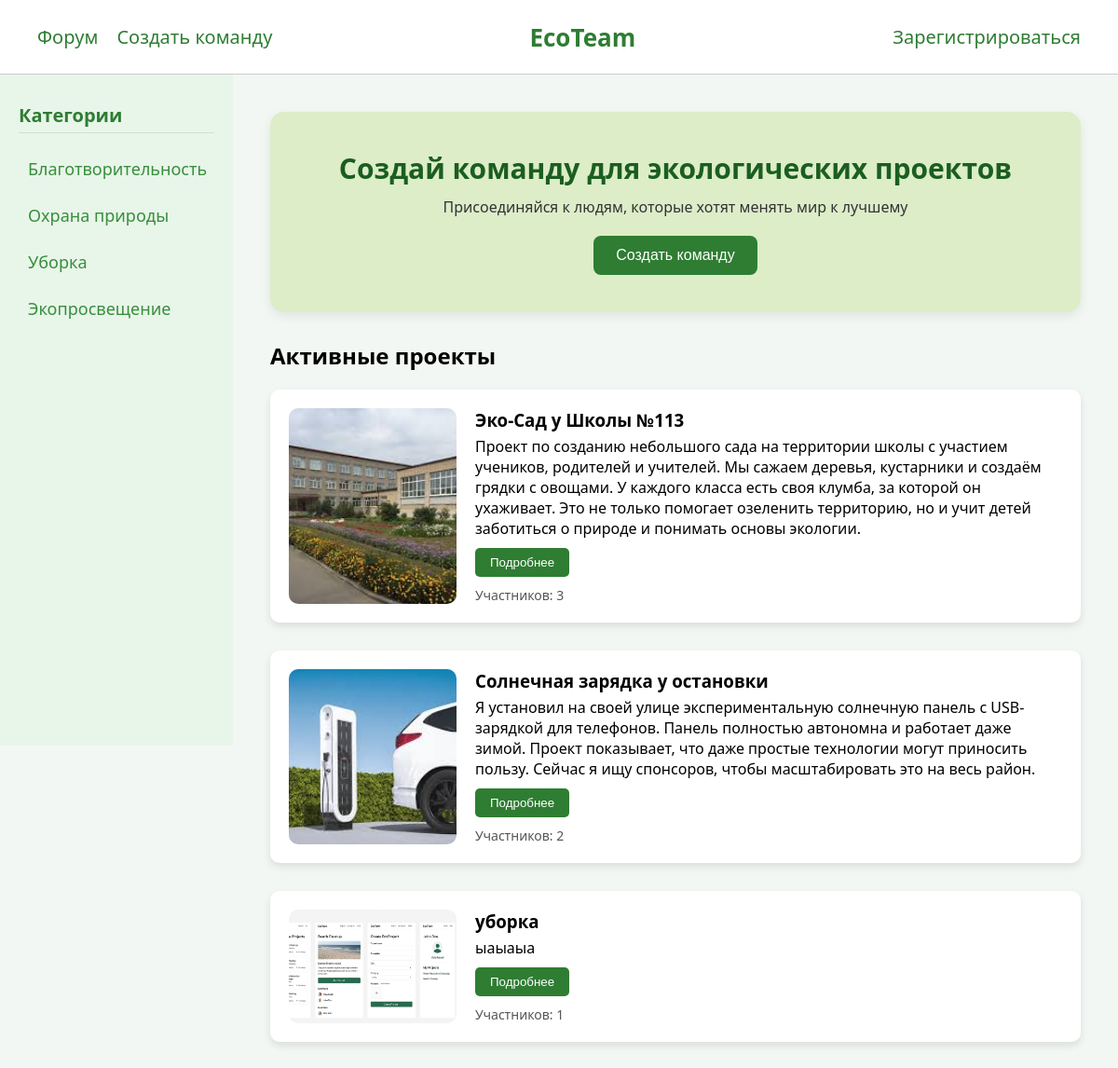
Before: / with the older database file.
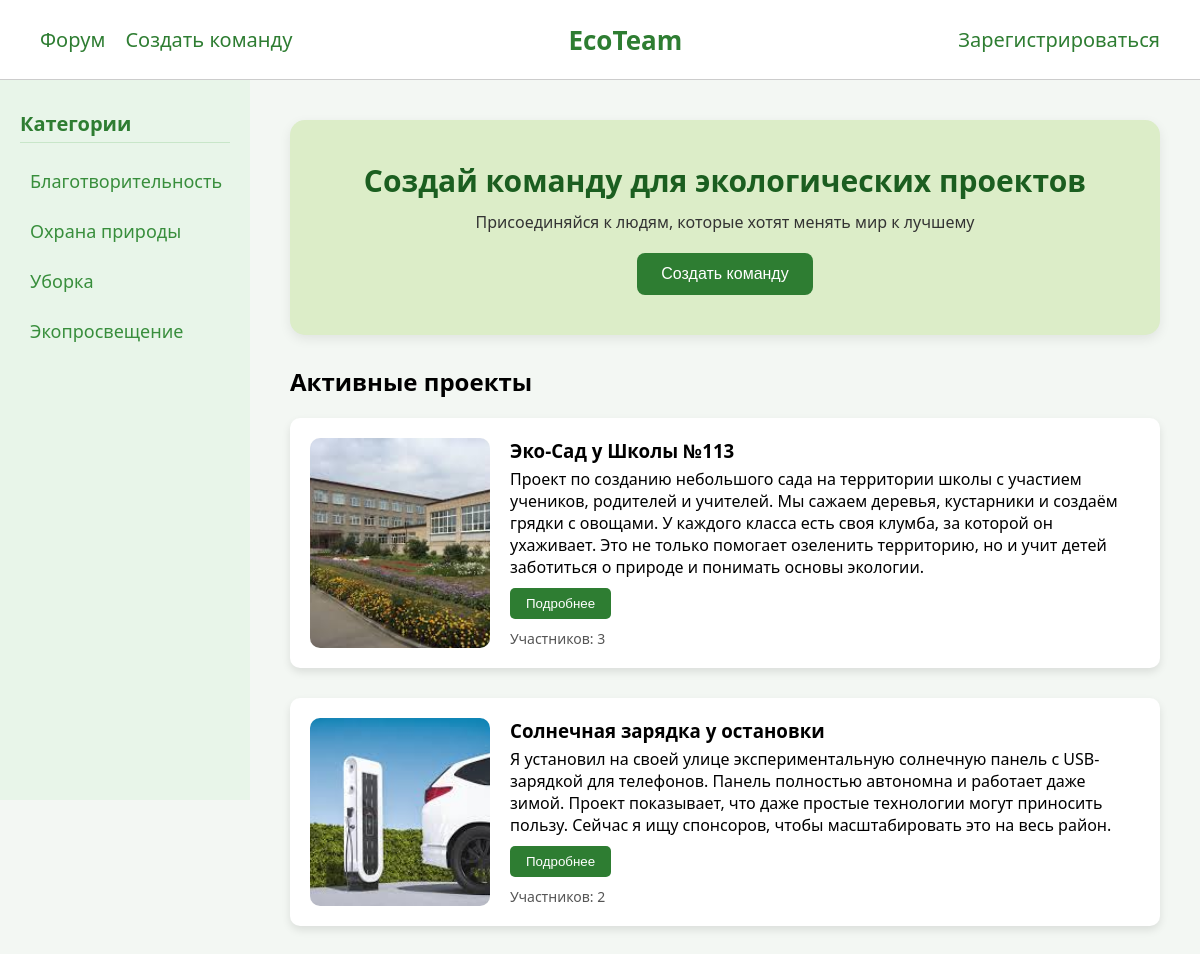
After: the same page with the newer database file.
### main/models.py (models this page shows, shortened)
class Category(models.Model):
    title = models.CharField(max_length=90)

class Projects(models.Model):
    user = models.ForeignKey(User, on_delete=models.CASCADE)
    title = models.CharField(max_length=80)
    description = models.TextField()
    category = models.ForeignKey(Category, on_delete=models.CASCADE)
    participants = models.ManyToManyField(User, related_name='projectss')
    image = models.ImageField(upload_to='projimages')
    is_completed = models.BooleanField(default=False)

### main/views.py (the view)
# urls.py: path('', indexview, name='index'),
def indexview(request):
    projs = Projects.objects.filter(is_completed=False)
    cats = Category.objects.all()
    query = request.GET.get('q', '')  # получаем параметр q из GET-запроса
    users = User.objects.none()  # пустой QuerySet по умолчанию
    if query:
        users = User.objects.filter(username__icontains=query)
    context = {'projs': projs, 'cats': cats, 'title': 'Главная страница | EcoTeam', 'users': users, 'query': query}
    return render(request, 'main/index.html', context)

### main/templates/main/index.html
{%extends 'main/base.html'%}
{%load static%}
{%block content%}
<div class="main-container">
    <aside class="sidebar">
      <h3>Категории</h3>
      {% for cat in cats %}
          <a class="category" href="{% url 'category' cat.id %}">{{ cat.title }}</a>
      {% endfor %}
    </aside>
    <main class="content">
      <section class="hero">
        <h1>Создай команду для экологических проектов</h1>
        <p>Присоединяйся к людям, которые хотят менять мир к лучшему</p>
        <a class="nav-link" href="{%url 'create'%}"><button>Создать команду</button></a>
      </section>
      <section class="projects">
        <h2>Активные проекты</h2>
        {%for proj in projs%}
        <div class="project-card">
          <img src="{{proj.image.url}}" alt="Project Image" />
          <div class="project-info">
            <div>
              <h3>{{proj.title}}</h3>
              <p>{{proj.description}}</p>
            </div>
            <div>
              <a href="{%url 'about' proj.id%}"><button class="join-button">Подробнее</button></a>
              <div class="participant-count">Участников: {{proj.participants.count}}</div>
            </div>
          </div>
        </div>
        {%endfor%}
      </section>
    </main>
  </div>
{%endblock%}

Changed rows visible on the page:
removed Projects: image (picture), title "уборка", description "ыаыаыа", participants.count "1"
